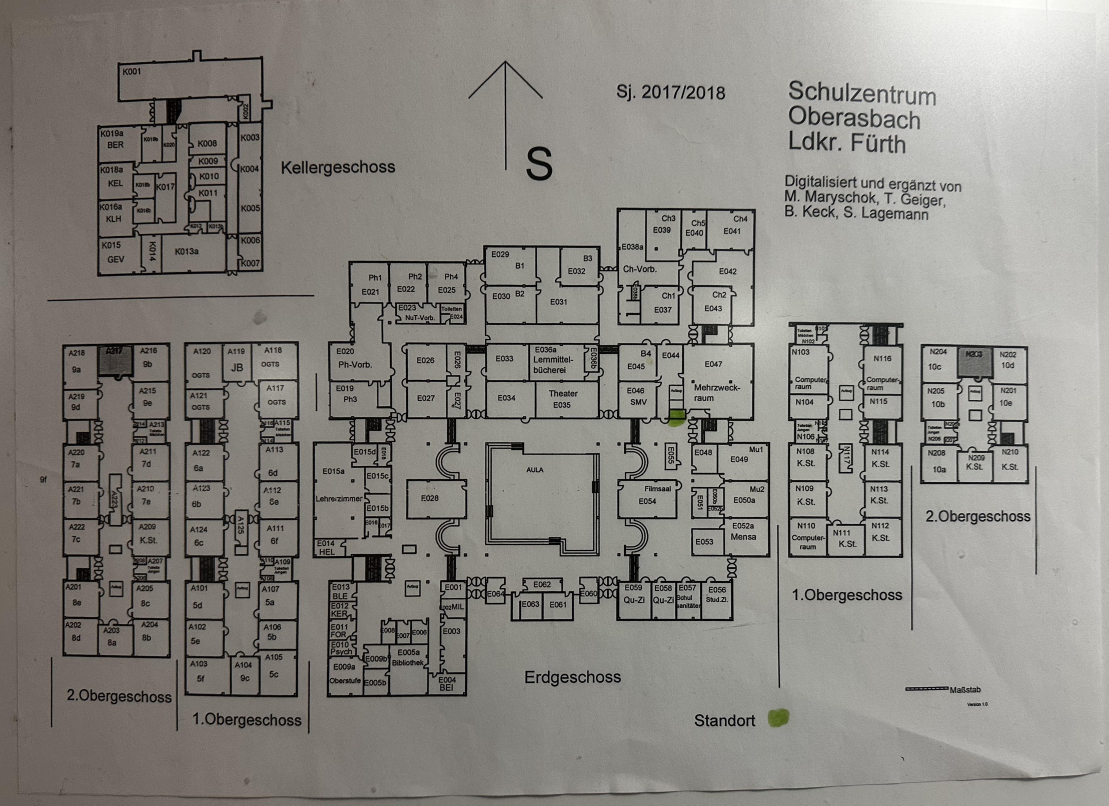
#> input picture lidar-sim/assets/school-floorplan.jpg, 3326 x 2416 px (shown at 1/3 size)
$ python rectify_photo.py ../../assets/school-floorplan.jpg ../../assets/school-floorplan.jpg
#> lines starting #> are read from the running program, lines starting #| are printed output that depends on the picture
"""Straighten a phone photo of a floor plan.

Fits a radial lens distortion and a homography so that the plan's line segments come out
horizontal or vertical, then fixes the aspect ratio and crops to the sheet.

    python3 rectify_photo.py PHOTO OUT

Needs OpenCV, NumPy and SciPy (apt install python3-opencv python3-scipy).
"""
import sys
import cv2
import numpy as np
from scipy.optimize import least_squares

# Fitting only makes the lines straight and level, it can't know how tall the sheet is
# compared to its width. ASPECT stretches y so the sheet comes out as A-format paper
# (sqrt 2), and CROP cuts it out, both in the straightened frame before the stretch.
ASPECT = 1.347
CROP = (333, 101, 3659, 1895)  # x0, y0, x1, y1

MIN_SEGMENT = 60   # px, shorter line segments are mostly text
MAX_TILT = 12      # degrees off horizontal/vertical a segment may be to count as a wall


def main(src, dst):
#> called with src = '../../assets/school-floorplan.jpg', dst = '../../assets/school-floorplan.jpg'
    im = cv2.imread(src)
#> im is the input picture: shape (2416, 3326, 3); mean B, G, R 131.5, 136.7, 139.2
    if im is None:
        sys.exit(f"can't read {src}")
    g = cv2.cvtColor(im, cv2.COLOR_BGR2GRAY)
    h0, w0 = g.shape
#> h0 = 2416; w0 = 3326
    cx, cy, f = w0 / 2, h0 / 2, w0 / 2
#> cx = 1663; cy = 1208; f = 1663

    # line segments of the plan, on a contrast-boosted copy (the photo is unevenly lit)
    cl = cv2.createCLAHE(clipLimit=3, tileGridSize=(16, 16)).apply(g)
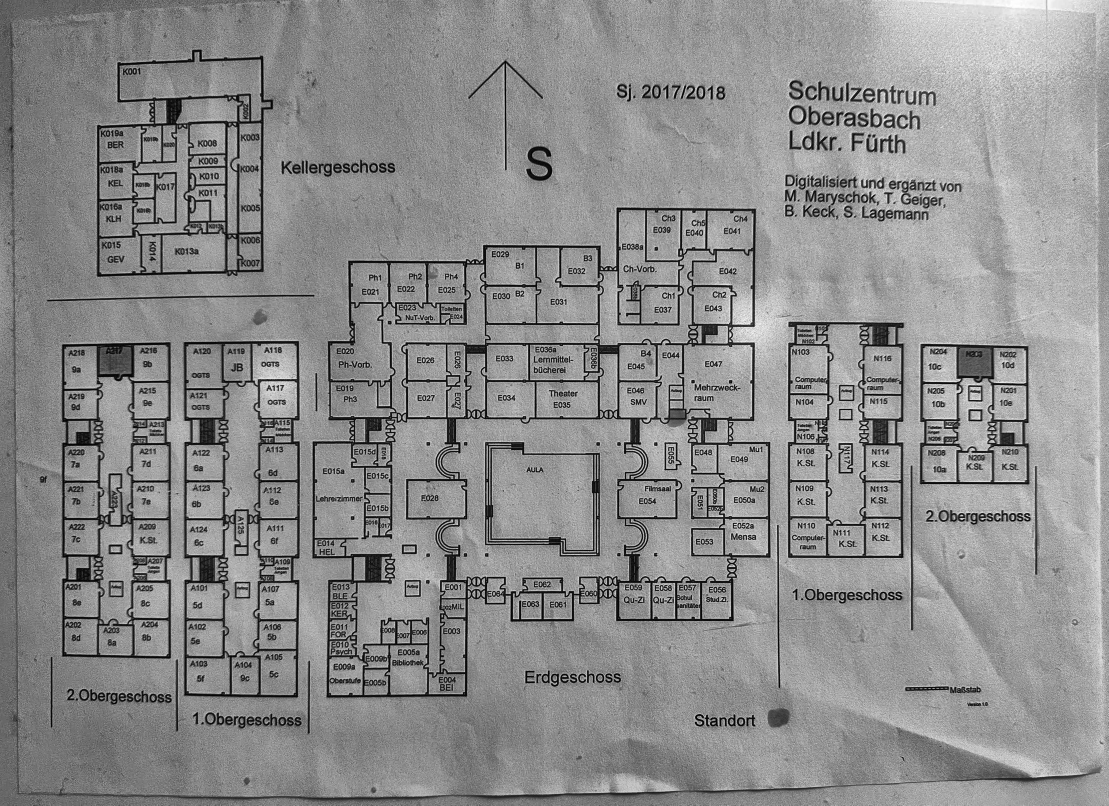
#> cl: shape (2416, 3326) (shown at 1/3 size); min 0, max 255, mean 141
    segs = cv2.createLineSegmentDetector(0).detect(cv2.GaussianBlur(cl, (3, 3), 0))[0][:, 0, :]
    length = np.hypot(segs[:, 2] - segs[:, 0], segs[:, 3] - segs[:, 1])
#> length = 9732 values, max 2295.2 at index 989, min 5.04 at index 367, mean 23.34
    ang = np.degrees(np.arctan2(segs[:, 3] - segs[:, 1], segs[:, 2] - segs[:, 0])) % 90
#> ang = 9732 values, max 90 at index 5857, min 0 at index 8349, mean 44.36
    keep = (length > MIN_SEGMENT) & ((ang < MAX_TILT) | (ang > 90 - MAX_TILT))
    segs, length = segs[keep], length[keep]
#> segs = 766 rows, first 6: [2768.1, 1145, 2869.4, 1146.4], [2764.4, 1445.1, 3080.6, 1446.1], [2596.9, 1440.7, 2694.4, 1440.8], [2974.3, 1148.1, 3076.9, 1150.4], [2978.1, 1357.9, 2914.4, 1357.9], [2595.6, 1254.6, 2696.9, 1255.4]; length = 766 values, max 2295.2 at index 242, min 60 at index 525, mean 119
    print(f"{len(segs)} segments")
#| 766 segments

    def undistort(p, k1):
        x, y = (p[:, 0] - cx) / f, (p[:, 1] - cy) / f
        s = 1 + k1 * (x * x + y * y)
        return np.stack([x * s, y * s], 1)

    def homography(p, h):
        q = np.c_[p, np.ones(len(p))] @ np.append(h, 1).reshape(3, 3).T
        return q[:, :2] / q[:, 2:3]

    # how far each segment is from horizontal/vertical after the mapping, longer ones count more
    def residuals(h, k1):
        a = homography(undistort(segs[:, :2], k1), h)
        b = homography(undistort(segs[:, 2:], k1), h)
        t = np.arctan2(b[:, 1] - a[:, 1], b[:, 0] - a[:, 0])
        dev = np.arcsin(np.clip(np.sin(2 * t), -1, 1)) / 2
        return np.sqrt(length) * np.clip(dev, -0.06, 0.06) * 100

    # the lens term is found by a plain scan, the optimizer gets stuck on it
    best = None
    for k1 in np.linspace(0, 0.04, 21):
        r = least_squares(residuals, np.array([1, 0, 0, 0, 1, 0, 0, 0.]), args=(k1,), loss="soft_l1")
        if best is None or r.cost < best[0]:
            best = (r.cost, k1, r.x)
    _, k1, h = best
#> k1 = 0; h = [2, 0.000456, -0.00016, -9.77e-07, 1.37e-07, -0.000257, 0.0038, -0.000531]
    print(f"lens k1 {k1:.3f}")
#| lens k1 0.000

    # straightened frame: the photo corners mapped, scaled back to about the photo's width
    corners = homography(undistort(np.array([[0, 0], [w0, 0], [w0, h0], [0, h0]], float), k1), h)
#> corners = [[-2.01, -0.000257], [1.99, -0.000257], [1.99, -0.000257], [-2.01, -0.000257]]
    lo, hi = corners.min(0), corners.max(0)
#> lo = [-2.01, -0.000257]; hi = [1.99, -0.000257]
    scale = w0 / (hi[0] - lo[0])
#> scale = 831.3

    # every output pixel -> straightened frame -> plan coordinates -> back through H and the lens
    x0, y0, x1, y1 = CROP
    out_w, out_h = x1 - x0, int((y1 - y0) * ASPECT)
    u, v = np.meshgrid(np.arange(out_w, dtype=float), np.arange(out_h, dtype=float))
    px = (u.ravel() + x0) / scale + lo[0]
    py = (v.ravel() / ASPECT + y0) / scale + lo[1]
    q = np.c_[px, py, np.ones(len(px))] @ np.linalg.inv(np.append(h, 1).reshape(3, 3)).T
    xu, yu = q[:, 0] / q[:, 2], q[:, 1] / q[:, 2]
    xd, yd = xu.copy(), yu.copy()
    for _ in range(20):  # invert the lens term by fixed point iteration
        s = 1 + k1 * (xd * xd + yd * yd)
        xd, yd = xu / s, yu / s
    mx = (xd * f + cx).reshape(out_h, out_w).astype(np.float32)
#> mx: shape (2416, 3326) float32; every value is 950.1
    my = (yd * f + cy).reshape(out_h, out_w).astype(np.float32)
#> my: shape (2416, 3326) float32; every value is 3125634.2
    out = cv2.remap(im, mx, my, cv2.INTER_CUBIC, borderValue=(255, 255, 255))
#> out: shape (2416, 3326, 3); every value is 255
    cv2.imwrite(dst, out, [cv2.IMWRITE_JPEG_QUALITY, 90])
    print(f"wrote {dst} ({out_w} x {out_h})")


if __name__ == "__main__":
    if len(sys.argv) != 3:
        sys.exit(__doc__)
    main(*sys.argv[1:])
